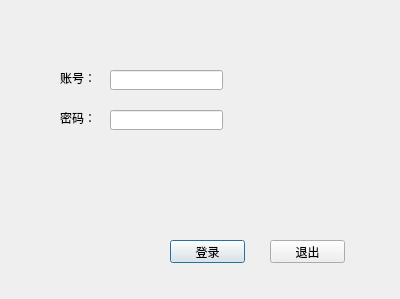
<?xml version="1.0" encoding="UTF-8"?>
<ui version="4.0">
 <class>Dialog</class>
 <widget class="QDialog" name="Dialog">
  <property name="geometry">
   <rect>
    <x>0</x>
    <y>0</y>
    <width>400</width>
    <height>299</height>
   </rect>
  </property>
  <property name="windowTitle">
   <string>口水快要下滴了</string>
  </property>
  <property name="windowIcon">
   <iconset resource="apprcc.qrc">
    <normaloff>:/pic/images/save.ico</normaloff>:/pic/images/save.ico</iconset>
  </property>
  <property name="styleSheet">
   <string notr="true">background-image:url(:/pic/images/armyFlag.jpg)</string>
  </property>
  <property name="sizeGripEnabled">
   <bool>false</bool>
  </property>
  <widget class="QLabel" name="label">
   <property name="geometry">
    <rect>
     <x>60</x>
     <y>70</y>
     <width>41</width>
     <height>16</height>
    </rect>
   </property>
   <property name="text">
    <string>账号：</string>
   </property>
  </widget>
  <widget class="QLabel" name="label_2">
   <property name="geometry">
    <rect>
     <x>60</x>
     <y>110</y>
     <width>41</width>
     <height>16</height>
    </rect>
   </property>
   <property name="text">
    <string>密码：</string>
   </property>
  </widget>
  <widget class="QLineEdit" name="acount_le">
   <property name="geometry">
    <rect>
     <x>110</x>
     <y>70</y>
     <width>113</width>
     <height>20</height>
    </rect>
   </property>
  </widget>
  <widget class="QLineEdit" name="password_le">
   <property name="geometry">
    <rect>
     <x>110</x>
     <y>110</y>
     <width>113</width>
     <height>20</height>
    </rect>
   </property>
   <property name="inputMethodHints">
    <set>Qt::ImhNone</set>
   </property>
  </widget>
  <widget class="QPushButton" name="login_pb">
   <property name="geometry">
    <rect>
     <x>170</x>
     <y>240</y>
     <width>75</width>
     <height>23</height>
    </rect>
   </property>
   <property name="text">
    <string>登录</string>
   </property>
  </widget>
  <widget class="QPushButton" name="quit_pb">
   <property name="geometry">
    <rect>
     <x>270</x>
     <y>240</y>
     <width>75</width>
     <height>23</height>
    </rect>
   </property>
   <property name="text">
    <string>退出</string>
   </property>
  </widget>
 </widget>
 <resources>
  <include location="apprcc.qrc"/>
 </resources>
 <connections/>
</ui>
